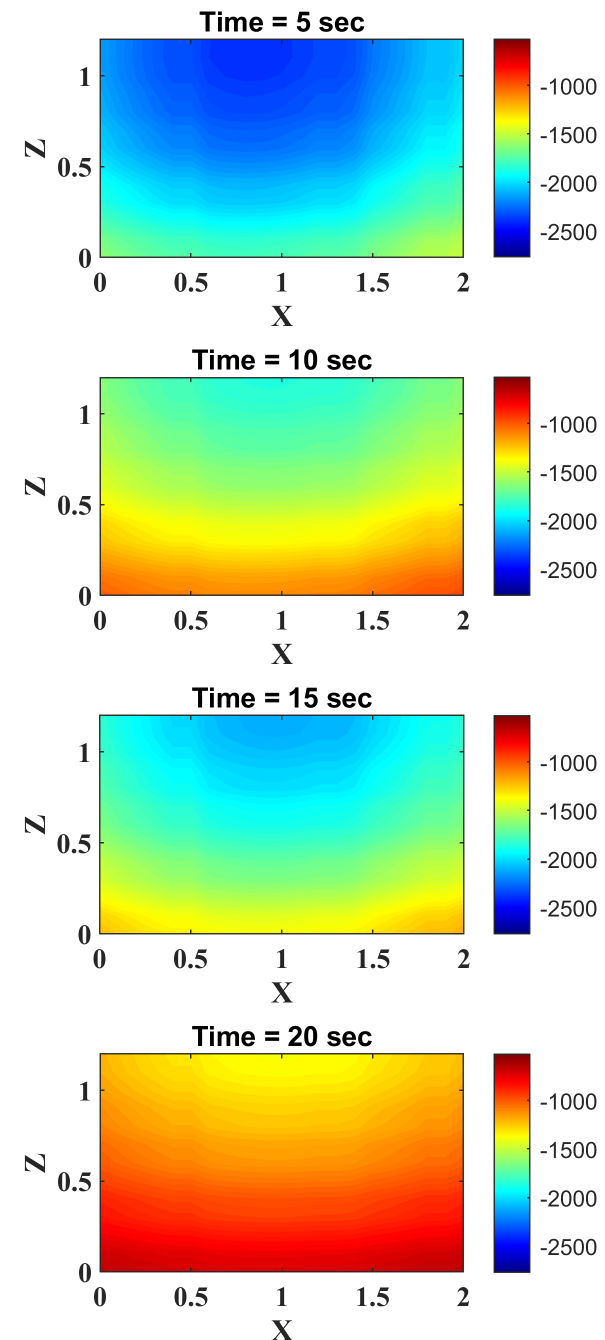
#> input picture SupplementaryImages/Files/Figure14aSnapshotCountorsGaussian.png, 1210 x 2680 px (shown at 1/2 size)
$ jupyter execute CombinedFigures14.ipynb
#> lines starting #> are read from the running program, lines starting #| are printed output that depends on the picture
[cell 1]
import os
from PIL import Image, ImageDraw, ImageFont

# image filenames (in the same folder as this script)
img_names = [
    "Figure14aSnapshotCountorsGaussian.png",
    "Figure14bSnapshotCountorsMultiquadric.png",
    "Figure14CSnapshotCountorsTrue.png",
    "Figure14dSnapshotCountorsGaussianRelative.png",
    "Figure14eSnapshotCountorsMultiquadricRelative.png",
]

labels = ["(a)", "(b)", "(c)", "(d)", "(e)"]

# Load images
imgs = [Image.open(n).convert("RGBA") for n in img_names]
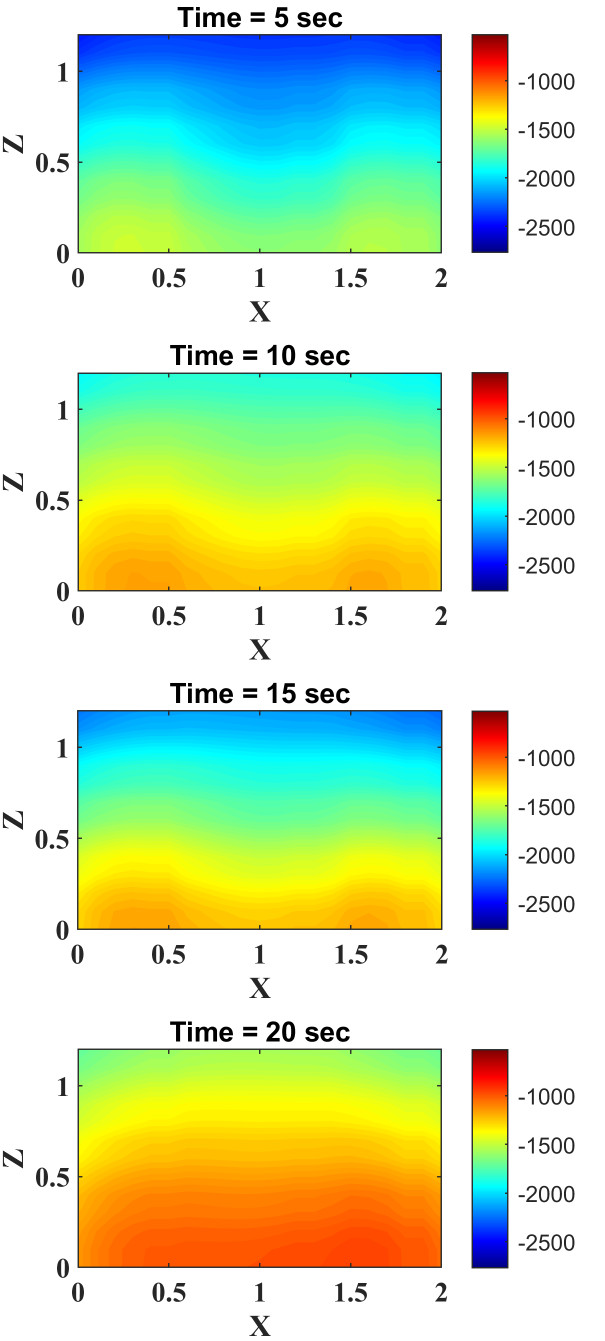
#> input picture SupplementaryImages/Files/Figure14bSnapshotCountorsMultiquadric.png, 1210 x 2681 px (shown at 1/2 size)
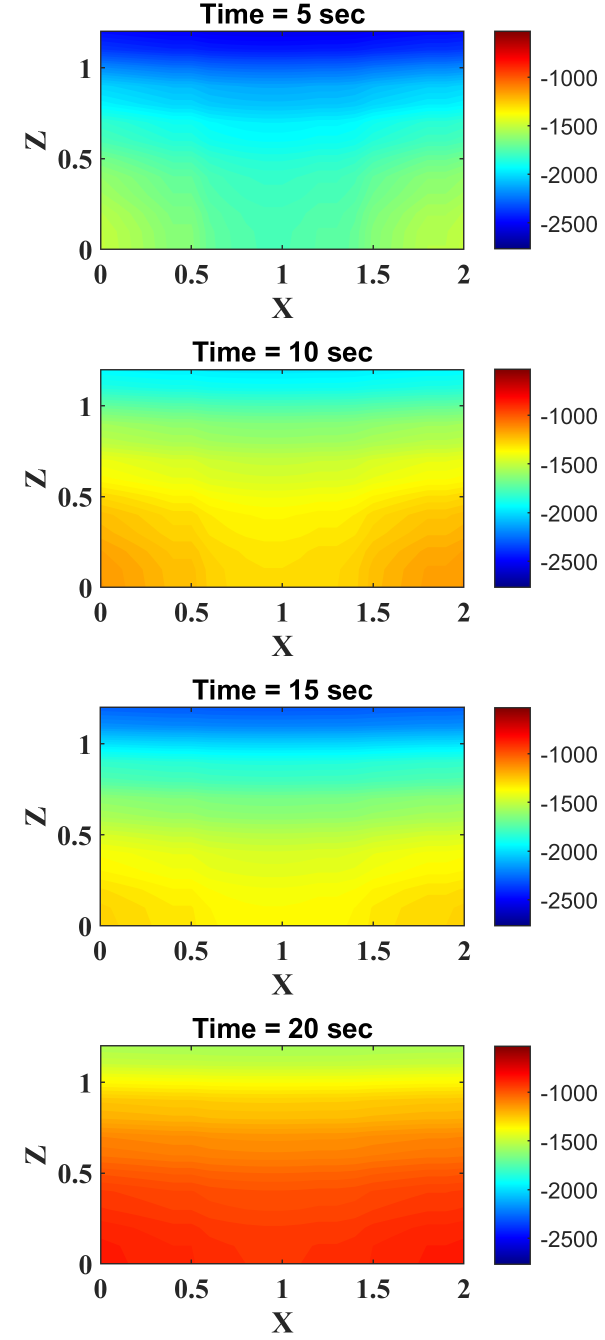
#> input picture SupplementaryImages/Files/Figure14CSnapshotCountorsTrue.png, 1210 x 2680 px (shown at 1/2 size)
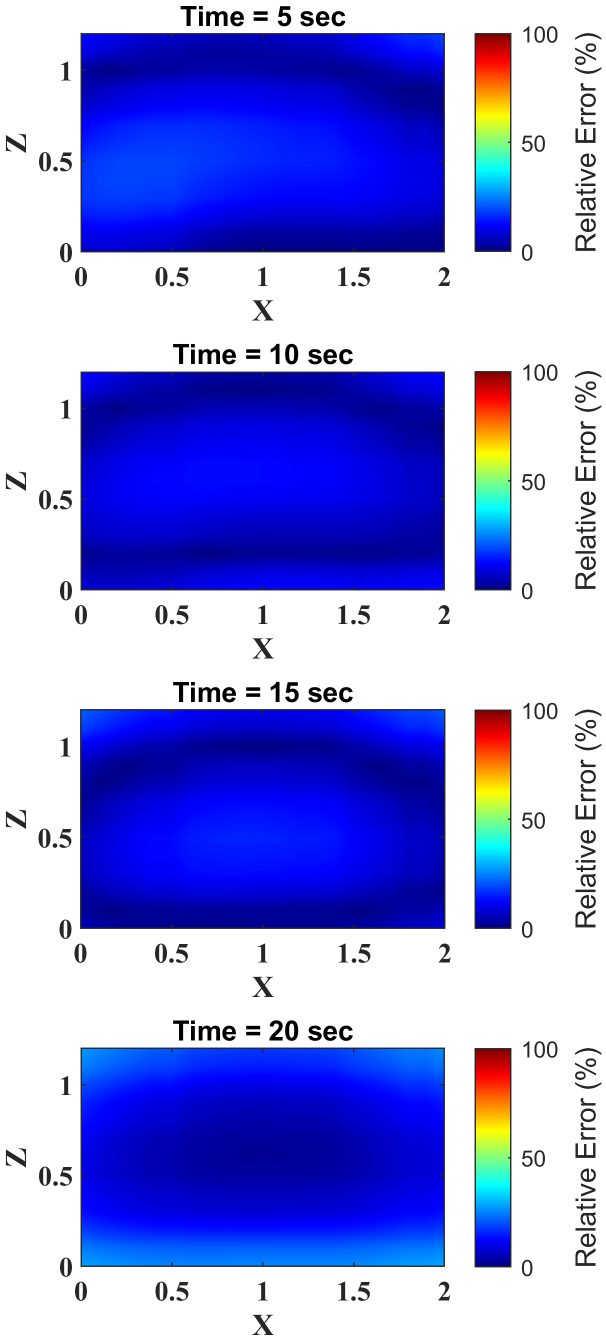
#> input picture SupplementaryImages/Files/Figure14dSnapshotCountorsGaussianRelative.png, 1212 x 2680 px (shown at 1/2 size)
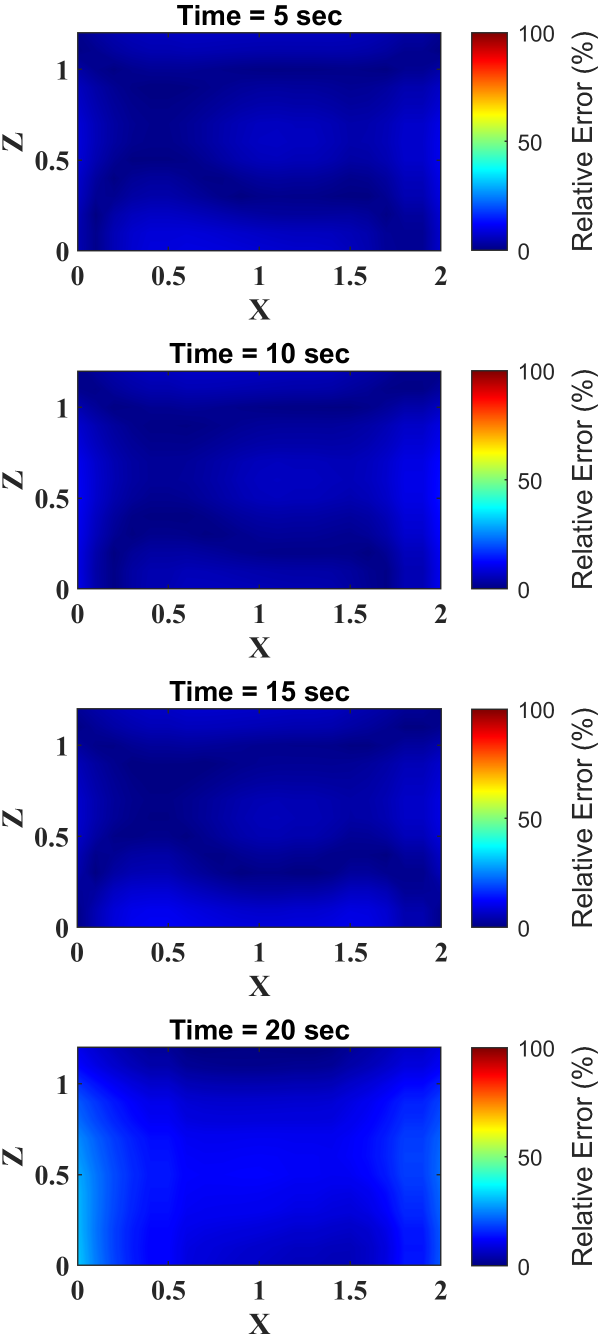
#> input picture SupplementaryImages/Files/Figure14eSnapshotCountorsMultiquadricRelative.png, 1211 x 2679 px (shown at 1/2 size)
#> imgs = 5 items

# Make all images the same height (to avoid distortion, downscale to the smallest height)
target_h = min(im.height for im in imgs)
#> target_h = 2679
resized = []
for im in imgs:
    w = int(im.width * (target_h / im.height))
    resized.append(im.resize((w, target_h), Image.LANCZOS))
#> this loop made 5 passes
#> w on passes 1 to 5: 1209, 1209, 1209, 1211, 1211
#> after the loop, resized = 5 items

# Add a label strip at the top for the letters
label_strip_h = 60  # adjust if you want bigger/smaller text area
total_w = sum(im.width for im in resized)
#> total_w = 6049
total_h = label_strip_h + target_h
#> total_h = 2739

# Create canvas (transparent -> then saved as PNG)
canvas = Image.new("RGBA", (total_w, total_h), (255, 255, 255, 0))

# Try to use a nicer font if available, otherwise default
try:
    # Common Windows font; change path if needed
    font = ImageFont.truetype("arial.ttf", 32)
except:
    font = ImageFont.load_default()

draw = ImageDraw.Draw(canvas)

# Paste images side-by-side and draw labels centered above each
x = 0
for im, lab in zip(resized, labels):
    # paste image
    canvas.paste(im, (x, label_strip_h))
    # center label over this column
    bbox = draw.textbbox((0, 0), lab, font=font)
    text_w = bbox[2] - bbox[0]
    text_h = bbox[3] - bbox[1]
    cx = x + im.width // 2 - text_w // 2
    cy = (label_strip_h - text_h) // 2
    draw.text((cx, cy), lab, fill=(0, 0, 0, 255), font=font)
    x += im.width
#> this loop made 5 passes
#> (lab, bbox, text_w, cx, x) on passes 1 to 5: ('(a)', (0, 6, 45, 35), 45, 582, 1209), ('(b)', (0, 6, 45, 35), 45, 1791, 2418), ('(c)', (0, 6, 43, 35), 43, 3001, 3627), ('(d)', (0, 6, 45, 35), 45, 4210, 4838), ('(e)', (0, 6, 45, 35), 45, 5421, 6049)
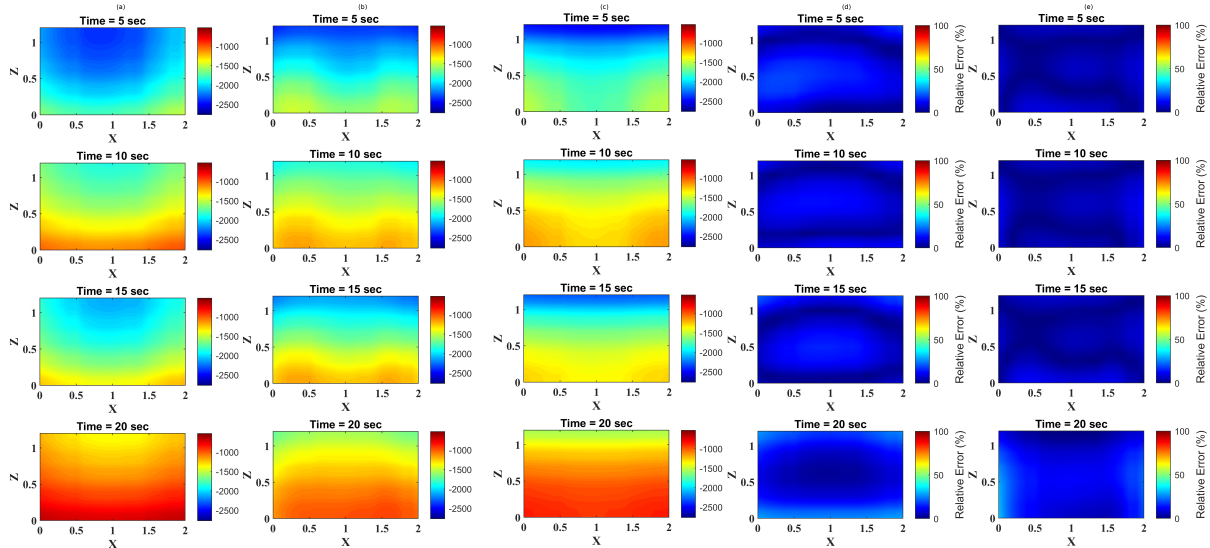
#> canvas: PIL image 6049x2739 RGBA (shown at 1/5 size); mean R, G, B, A 180.1, 194, 200.8, 249.4; transparent parts drawn white
#> after the loop, x = 6049

# Ensure ../Results exists and save
os.makedirs("../Results", exist_ok=True)
out_path = "../Results/Figure14_combined.png"
canvas.save(out_path, dpi=(300, 300))

print(f"Saved: {out_path}")
